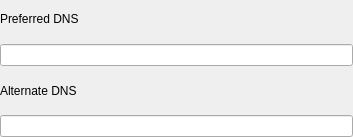
<?xml version="1.0" encoding="UTF-8"?>
<ui version="4.0">
 <class>DnsWidget</class>
 <widget class="QWidget" name="DnsWidget">
  <property name="geometry">
   <rect>
    <x>0</x>
    <y>0</y>
    <width>353</width>
    <height>137</height>
   </rect>
  </property>
  <property name="windowTitle">
   <string>DnsWidget</string>
  </property>
  <layout class="QVBoxLayout" name="m_verticalDeviceWidgetLayout">
   <property name="leftMargin">
    <number>0</number>
   </property>
   <property name="topMargin">
    <number>0</number>
   </property>
   <property name="rightMargin">
    <number>0</number>
   </property>
   <property name="bottomMargin">
    <number>0</number>
   </property>
   <item>
    <widget class="QLabel" name="label_16">
     <property name="text">
      <string>Preferred DNS</string>
     </property>
    </widget>
   </item>
   <item>
    <widget class="QLineEdit" name="preferredDNS"/>
   </item>
   <item>
    <widget class="QLabel" name="label_14">
     <property name="text">
      <string>Alternate DNS</string>
     </property>
    </widget>
   </item>
   <item>
    <widget class="QLineEdit" name="alternateDNS"/>
   </item>
  </layout>
 </widget>
 <resources/>
 <connections/>
</ui>
